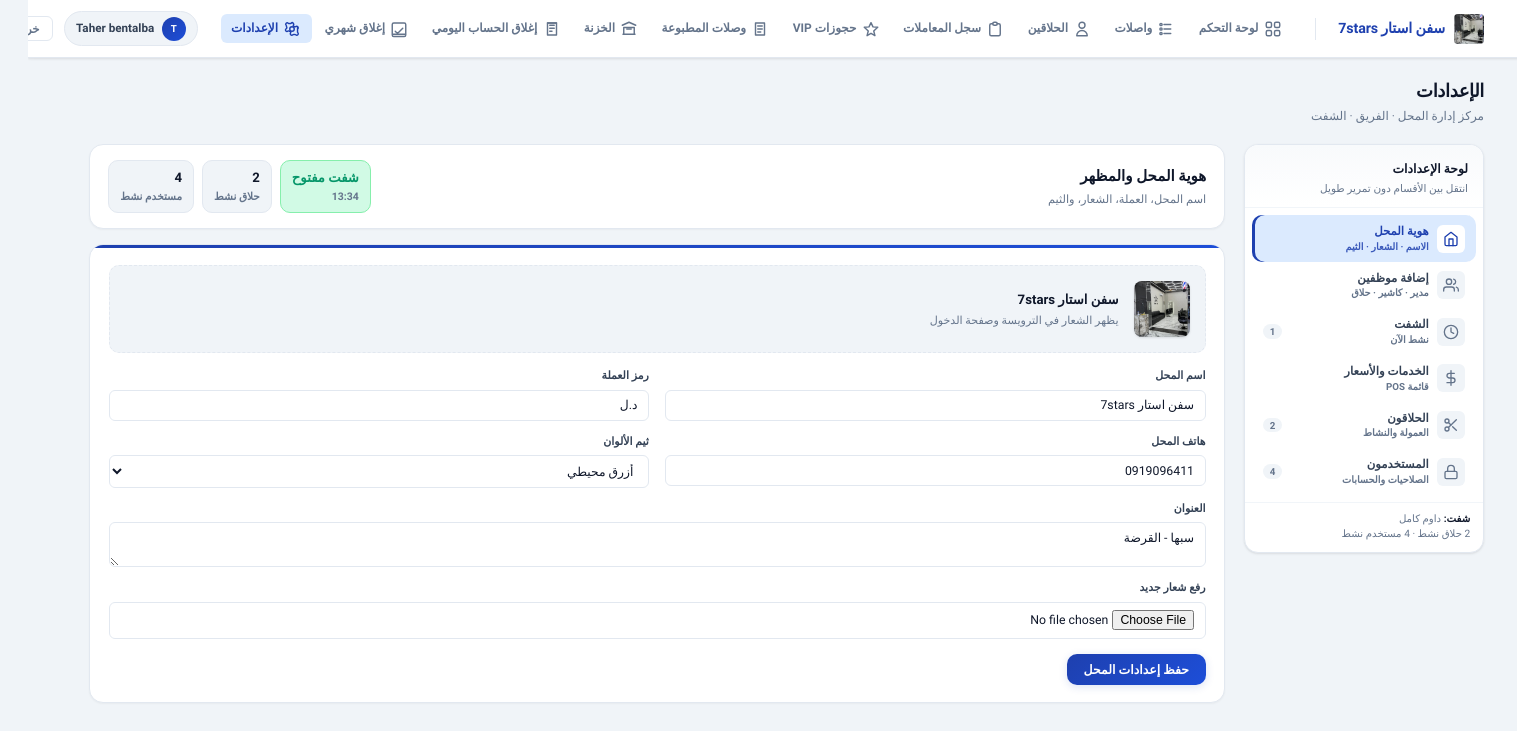
Before: /app/settings/ (signed in) with the older database file.
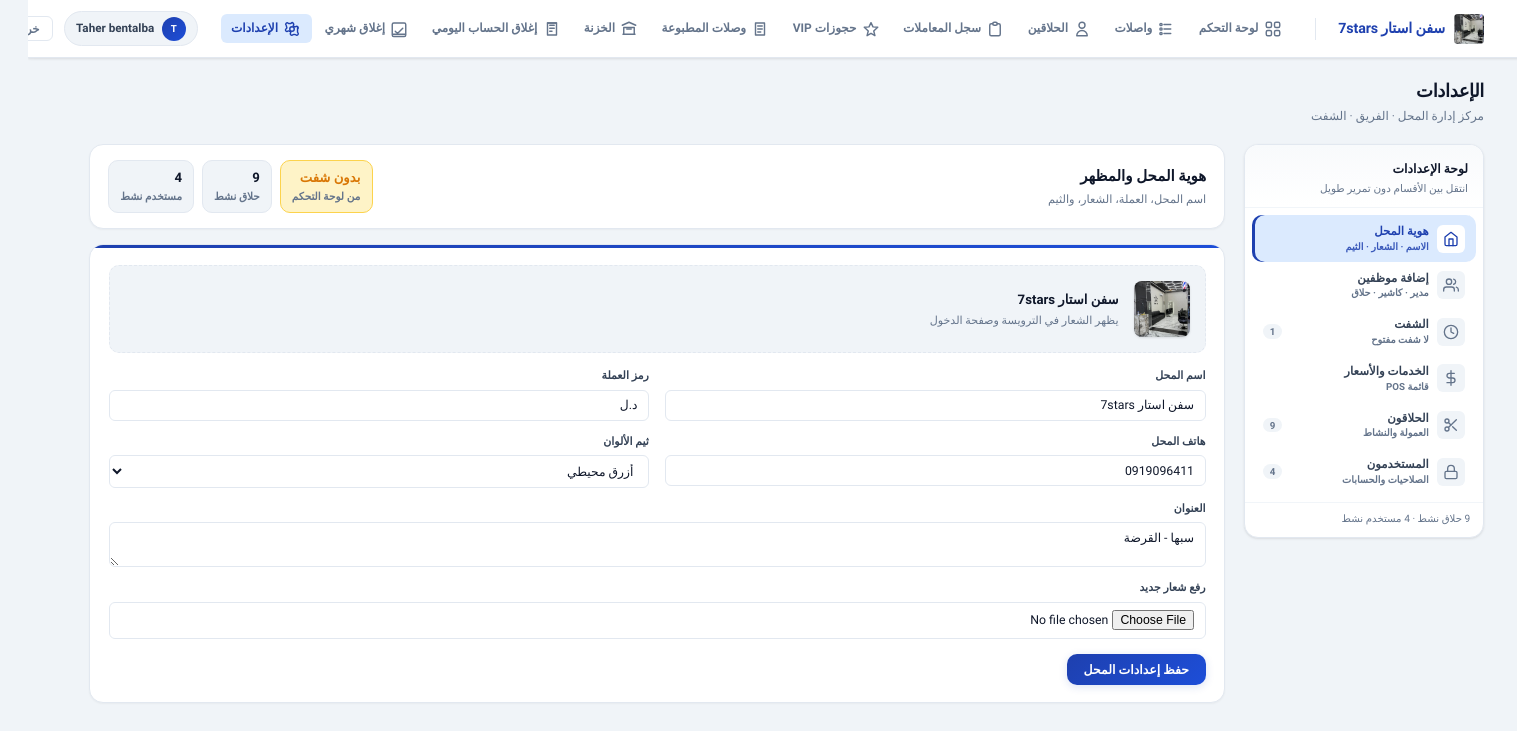
After: the same page with the newer database file.
### core/models.py (models this page shows, shortened)
class TimestampedModel(models.Model):
    created_at = models.DateTimeField(auto_now_add=True, db_index=True)
    updated_at = models.DateTimeField(auto_now=True, db_index=True)
    class Meta:
        abstract = True

class Shift(TimestampedModel):
    name = models.CharField(max_length=120, blank=True, default="")
    started_at = models.DateTimeField(default=timezone.now, db_index=True)
    ended_at = models.DateTimeField(null=True, blank=True, db_index=True)
    is_closed = models.BooleanField(default=False, db_index=True)
    closed_by = models.ForeignKey(
        settings.AUTH_USER_MODEL,
        on_delete=models.PROTECT,
        null=True,
        blank=True,
        related_name="closed_shifts",
    )
    assigned_cashiers = models.ManyToManyField(
        settings.AUTH_USER_MODEL,
        blank=True,
        related_name="assigned_shifts",
    )
    last_ticket_sequence = models.PositiveIntegerField(
        default=0,
        help_text="آخر رقم تسلسلي للوصل ضمن هذا الشفت",
    )
    def can_close(self, user) -> bool:
        if user.is_superuser or getattr(user, "role", None) in ("ADMIN", "CASHIER"):
            return True
        return self.assigned_cashiers.filter(pk=user.pk).exists()

### barber_ms/views.py (the view, shortened to what this page needs)
# urls.py: path("settings/", views.settings_view, name="settings"),
@login_required
def settings_view(request):
    if not _is_admin(request.user):
        messages.error(request, "الإعدادات للمدير فقط.")
        if request.user.role == UserRole.BARBER:
            return redirect("frontend:barber")
        return redirect("frontend:dashboard")
    admin_form = AdminCreateForm()
    cashier_form = CashierCreateForm()
    barber_form = BarberCreateForm()
    barber_standalone_form = BarberStandaloneForm()
    open_form = ""
    if admin_form.errors:
        open_form = "admin"
    elif cashier_form.errors:
        open_form = "cashier"
    elif barber_form.errors:
        open_form = "barber"
    elif barber_standalone_form.errors:
        open_form = "barber_standalone"
    users = User.objects.order_by("-date_joined")
    barbers = BarberProfile.objects.select_related("user").order_by("name")
    shift_templates = ShiftTemplate.objects.prefetch_related("default_cashiers").all().order_by("start_time", "name")
    settings_cashiers = User.objects.filter(
        role__in=[UserRole.CASHIER, UserRole.ADMIN], is_active=True
    ).order_by("first_name", "username")
    shift_ctx = shift_ui_context(request.user)
    can_close_shift = shift_ctx["can_close_shift"]
    barbers_active_count = BarberProfile.objects.filter(is_active=True).count()
    users_active_count = users.filter(is_active=True).count()
    return render(
        request,
        "frontend/settings.html",
        {
            "admin_form": admin_form,
            "cashier_form": cashier_form,
            "barber_form": barber_form,
            "barber_standalone_form": barber_standalone_form,
            "users": users,
            "barbers": barbers,
            "barbers_active_count": barbers_active_count,
            "users_active_count": users_active_count,
            "open_form": open_form,
            "shift_templates": shift_templates,
            "current_shift": shift_ctx["current_shift"],
            "settings_cashiers": settings_cashiers,
            "can_close_shift": can_close_shift,
            "next_shift_label": shift_ctx["next_shift_label"],
            "user_role_choices": UserRole.choices,
            "all_services": Service.objects.order_by("name"),
        },
    )

### barber_ms/forms.py
class AdminCreateForm(_BaseUserCreateForm):
    role_value = UserRole.ADMIN

class CashierCreateForm(_BaseUserCreateForm):
    role_value = UserRole.CASHIER

### accounts/models.py (called while the page is built)
    @property
    def display_name(self) -> str:
        n = (self.name or "").strip()
        if n:
            return n
        if self.user_id:
            return self.user.get_full_name() or self.user.username
        return "حلاق"

### barber_ms/context_processors.py (called while the page is built)
def _time_greeting_ar() -> str:
    h = timezone.localtime().hour
    if 5 <= h < 12:
        return "صباح الخير"
    if 12 <= h < 17:
        return "طاب نهارك"
    if 17 <= h < 22:
        return "مساء الخير"
    return "أهلاً بك"

### barber_ms/views.py (called while the page is built)
def _is_admin(user):
    return user.role == UserRole.ADMIN or user.is_superuser

### core/models.py (called while the page is built)
    def time_range_display(self) -> str:
        if self.start_time and self.end_time:
            return f"{self.start_time.strftime('%H:%M')} — {self.end_time.strftime('%H:%M')}"
        return ""

### core/shift_utils.py (called while the page is built)
def new_shift_name(at: datetime.datetime | None = None) -> str:
    at = at or timezone.now()
    local = timezone.localtime(at)
    base = f"شفت {local:%d/%m/%Y %H:%M}"
    n = Shift.objects.filter(name__startswith=base).count()
    if n == 0:
        return base
    return f"{base} ({n + 1})"

### templates/frontend/settings.html (shortened to what the changed rows need)
{% extends "frontend/base.html" %}
{% block content %}
<div class="settings-app" id="settings-app">
  <aside class="settings-nav" aria-label="أقسام الإعدادات">
    <div class="settings-nav-hd">
      <h3>لوحة الإعدادات</h3>
      <p>انتقل بين الأقسام دون تمرير طويل</p>
    </div>
    <nav class="settings-nav-list">
      <button type="button" class="settings-nav-item active" data-panel="brand" aria-current="page">
      </button>
      <button type="button" class="settings-nav-item" data-panel="staff">
      </button>
      <button type="button" class="settings-nav-item" data-panel="shift">
        <span class="settings-nav-text">
          <span class="settings-nav-label">الشفت</span>
          <span class="settings-nav-hint">{% if current_shift %}نشط الآن{% else %}لا شفت مفتوح{% endif %}</span>
        </span>
      </button>
      <button type="button" class="settings-nav-item" data-panel="services">
      </button>
      <button type="button" class="settings-nav-item" data-panel="barbers">
      </button>
      <button type="button" class="settings-nav-item" data-panel="users">
      </button>
    </nav>
    <div class="settings-nav-ft">
      {% if current_shift %}
      <strong>شفت:</strong> {{ current_shift.name|default:"مفتوح" }}<br>
      {% endif %}
      {{ barbers_active_count }} حلاق نشط · {{ users_active_count }} مستخدم نشط
    </div>
  </aside>
  <div class="settings-main">
    <header class="settings-hero">
      <div>
        <h2 id="settings-panel-title">هوية المحل والمظهر</h2>
      </div>
      <div class="settings-kpis">
        <div class="settings-kpi {% if current_shift %}on{% else %}warn{% endif %}">
          <b>{% if current_shift %}شفت مفتوح{% else %}بدون شفت{% endif %}</b>
          {% if current_shift %}{{ current_shift.started_at|date:"H:i" }}{% else %}من لوحة التحكم{% endif %}
        </div>
        <div class="settings-kpi"><b>{{ barbers_active_count }}</b>حلاق نشط</div>
        <div class="settings-kpi"><b>{{ users_active_count }}</b>مستخدم نشط</div>
      </div>
    </header>
  </div>
</div>
{% endblock %}

Changed rows visible on the page:
removed Shift: name "داوم كامل"
Other visible differences:
{{ barbers_active_count }}: "2" → "9"
text no longer shown: "نشط الآن شفت: شفت مفتوح"
text now shown: "لا شفت مفتوح بدون شفت من لوحة التحكم"
